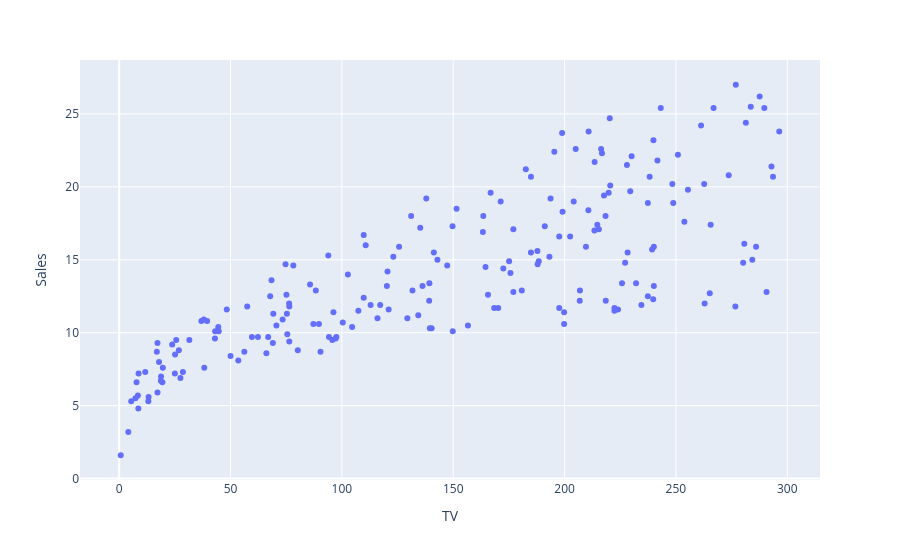

Here is the notebook cell this chart was saved with:
### Markdown cell above
**Because machine learning models are bad at handling extreme gaps in numbers.**

Think of it this way — imagine you're teaching a student to spot patterns in these numbers:

```
1,000
5,000
10,000
500,000  ← this one number dominates everything
```

The student's eyes keep getting drawn to `500,000` and ignoring the rest. That's exactly what happens to a model — it gets **distracted by the big numbers** and struggles to learn from the smaller ones.

After log transform:
```
6.9
8.5
9.2
13.1  ← no longer screaming for attention
```

Now all values are in a **similar range** and the model can learn from all of them fairly.

**In practical terms for your car data:**

- Without log → the model thinks a car that drove `500k km` is incomparably different from one that drove `50k km`
- With log → the model understands it as just a **proportional difference**, which reflects reality better

**The 3 main reasons to do it:**

1. **Fairness** — no single value dominates the learning
2. **Better predictions** — model sees patterns more clearly
3. **Lower RMSE** — your error score improves because predictions are more accurate

It's essentially **translating your data into a language the model understands better.**

### Code cell
px.scatter(sales_data, y = 'Sales', x = 'TV')

### Figure 1 — Plotly figure (JSON) as saved in the notebook; plotly's stock layout.template omitted (floating-point values rounded to 4 significant figures; data arrays with more than 128 entries replaced by an {"elided": "..."} marker saying what was removed)
{"data": [{"hovertemplate": "TV=%{x}<br>Sales=%{y}<extra></extra>", "legendgroup": "", "marker": {"color": "#636efa", "symbol": "circle"}, "mode": "markers", "name": "", "orientation": "v", "showlegend": false, "type": "scatter", "x": {"elided": "200 float values"}, "xaxis": "x", "y": {"elided": "200 float values"}, "yaxis": "y"}], "layout": {"legend": {"tracegroupgap": 0}, "margin": {"t": 60}, "xaxis": {"anchor": "y", "domain": [0, 1], "title": {"text": "TV"}}, "yaxis": {"anchor": "x", "domain": [0, 1], "title": {"text": "Sales"}}}}
